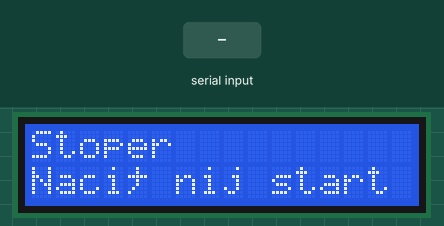
A sketch run on a simulated Arduino Uno, built with avr-gcc and run on an emulated ATmega328P. Parts: 16×2 character LCD. The test bench sets the inputs (shaded band). What the sketch prints to the serial monitor is not drawn.

Above: at 1.2 s.
1.3 s: "start" received over Serial
At 3.2 s:
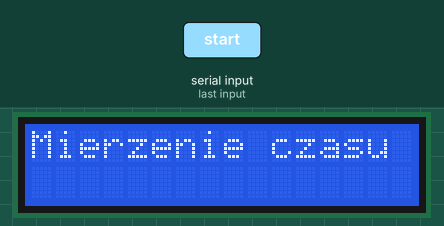
3.8 s: "stop" received over Serial
At 5.1 s:
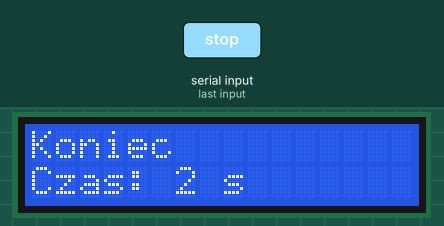
Timing chart, 0 to 6.8 s (numbered marks = the images above; inputs shaded):
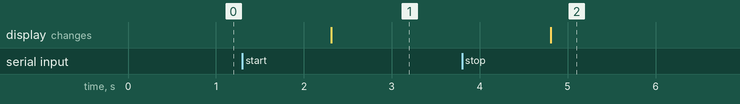

Measured:
- after the input at 1.3 s, the display: changes after 1.0 s (image 1)
- after the input at 3.8 s, the display: changes after 1.0 s (image 2)

The sketch:

arduino7.4.ino
```cpp
#include <LiquidCrystal.h>

LiquidCrystal lcd(2, 3, 4, 5, 6, 7);
bool isRunning = false;
unsigned long startTime = 0;

void setup() {
  lcd.begin(16, 2);
  lcd.clear();
  lcd.setCursor(0, 0);
  lcd.print("Stoper");
  lcd.setCursor(0, 1);
  lcd.print("Naciśnij start");
  Serial.begin(9600);
}

void loop() {
  if (Serial.available() > 0) {
    String command = Serial.readString();
    Serial.println("Otrzymano komendę: " + command);
    if (command == "start" && !isRunning) {

      isRunning = true;
      startTime = millis();
      lcd.clear();
      lcd.setCursor(0, 0);
      lcd.print("Mierzenie czasu");
    } else if (command == "stop" && isRunning) {
      isRunning = false;
      unsigned long stopTime = millis();
      unsigned long elapsedTime = (stopTime - startTime) / 1000; // Czas w sekundach
      lcd.clear();
      lcd.setCursor(0, 0);
      lcd.print("Koniec");
      lcd.setCursor(0, 1);
      lcd.print("Czas: ");
      lcd.print(elapsedTime);
      lcd.print(" s");
    }
  }
}
```
